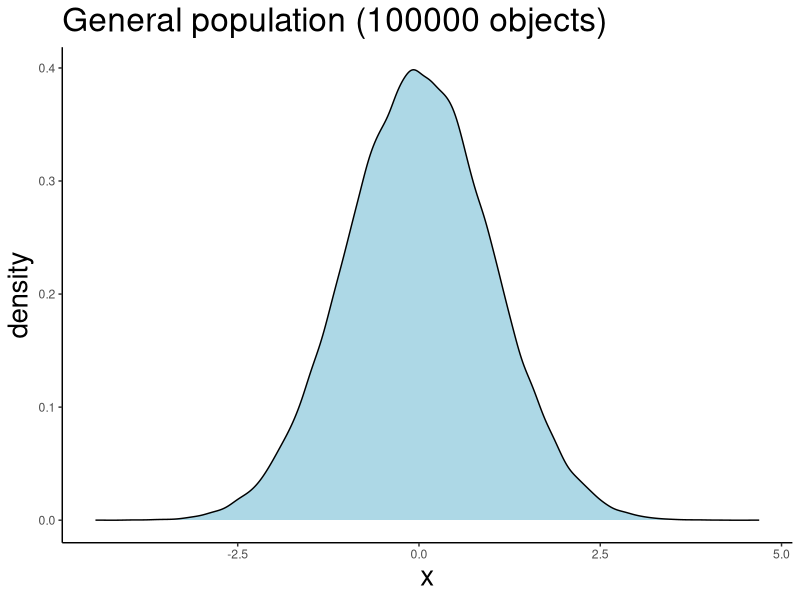
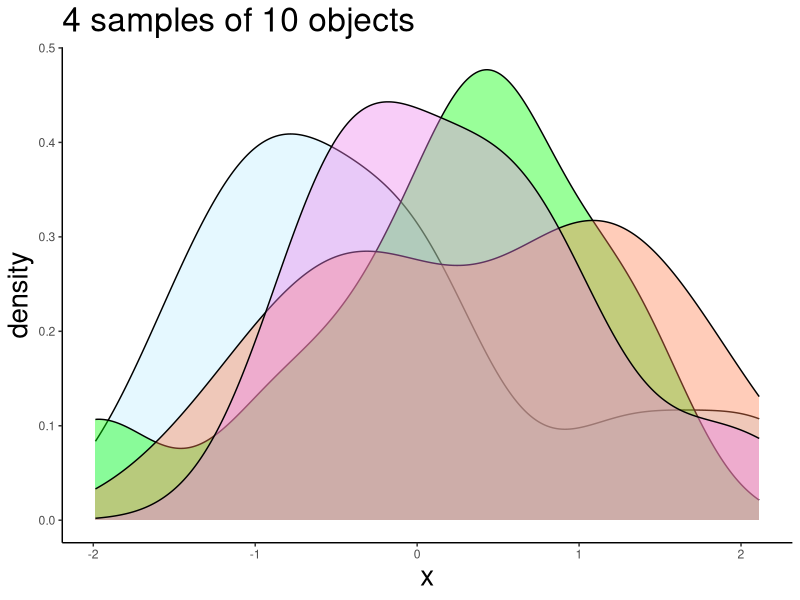
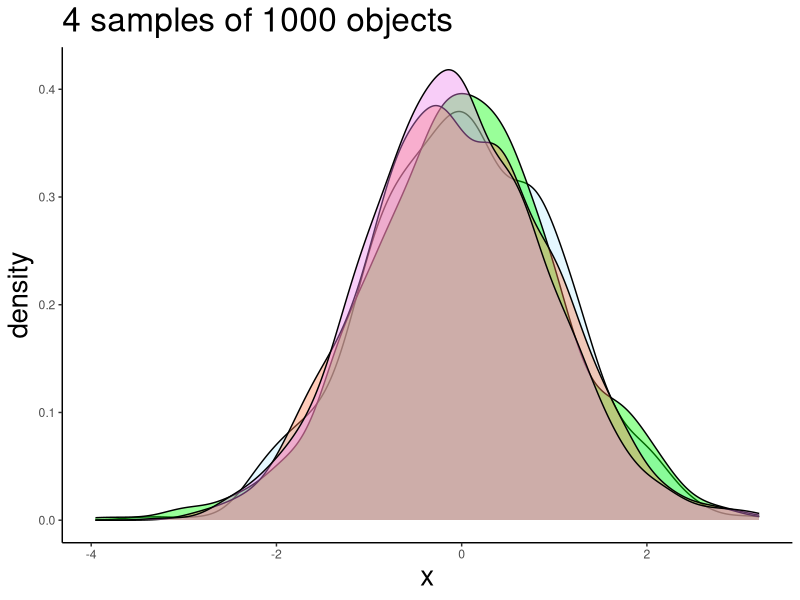
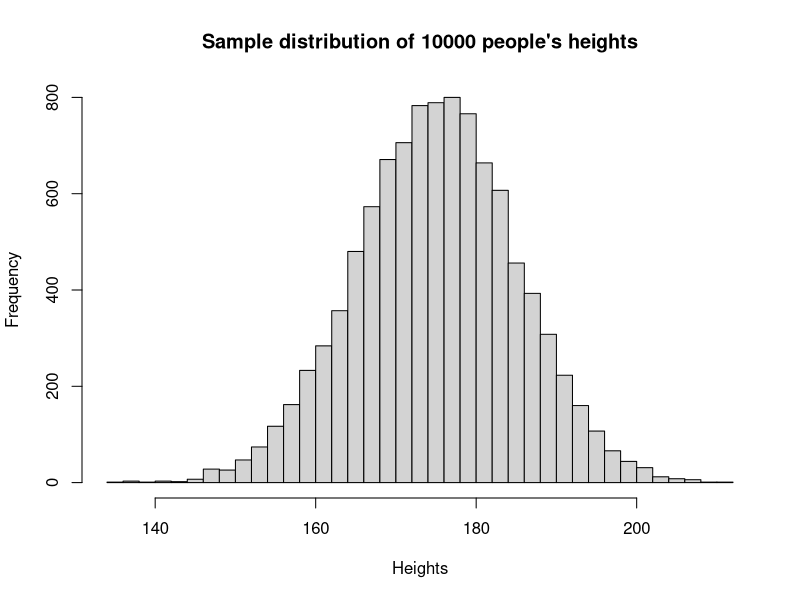
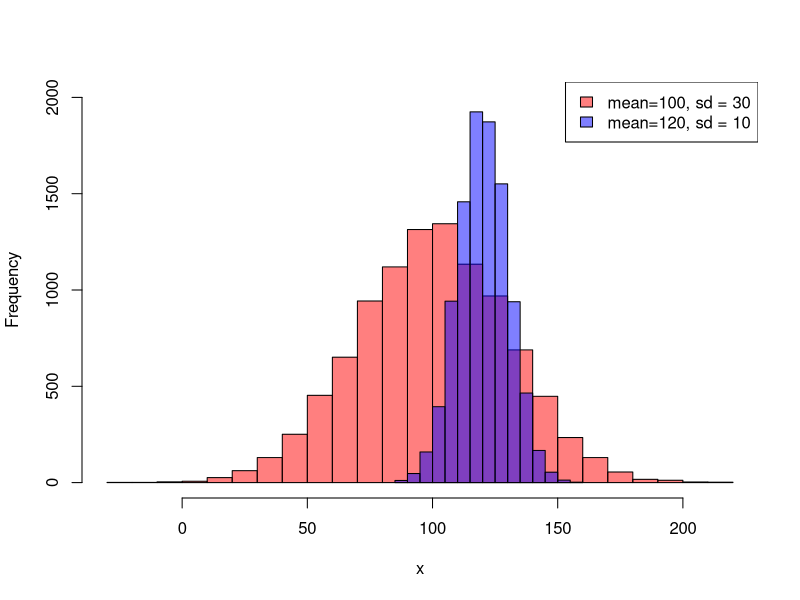
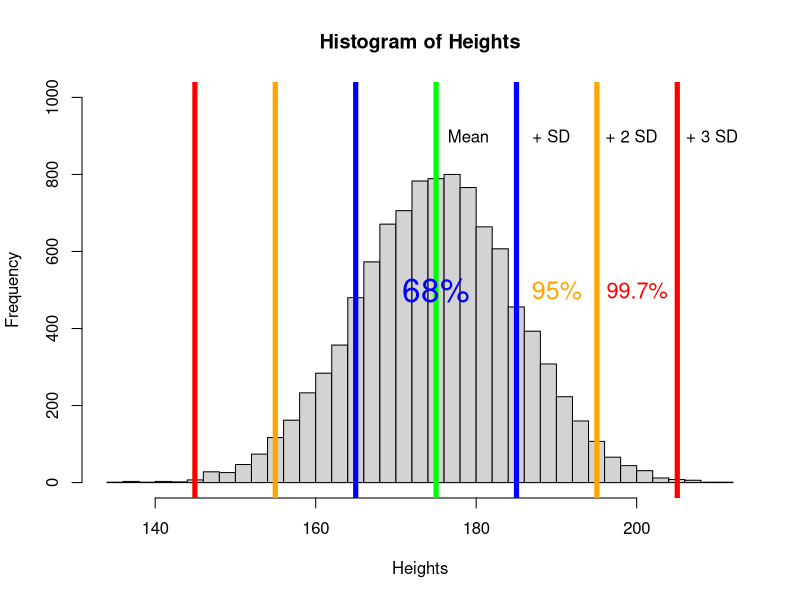
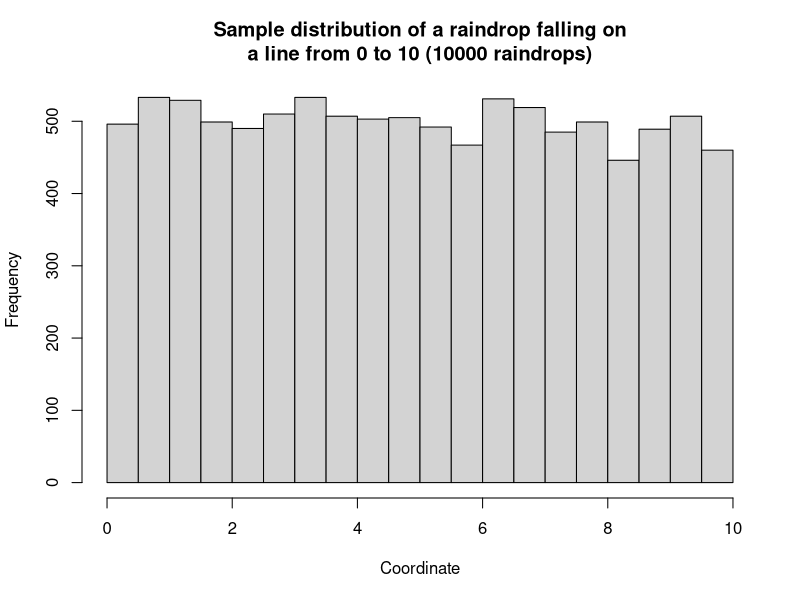
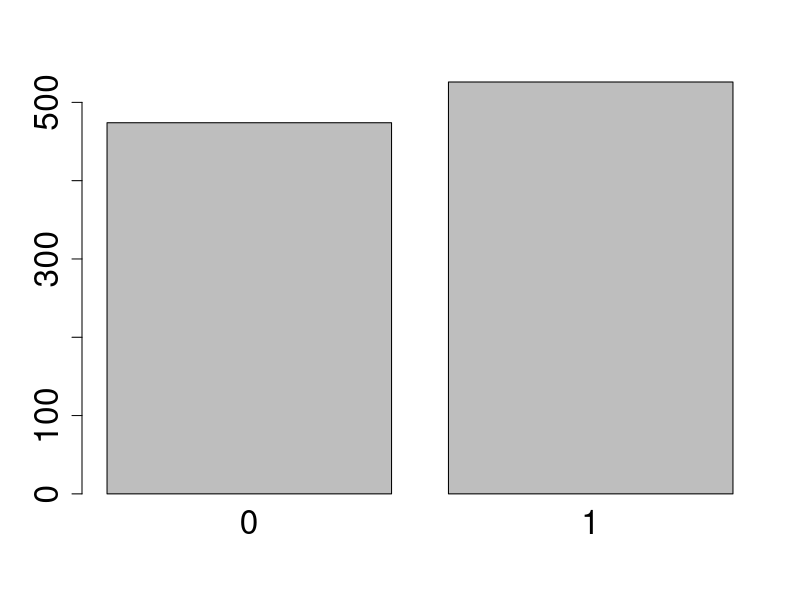

Generate these figures, in order, with R:
## ---- chunk 1
knitr::opts_chunk$set(echo = F, fig.width = 8, fig.height = 4)
library(dplyr)
library(ggplot2)
## ---- chunk 2
normgenpop = rnorm(100000) %>%  as.data.frame(nm = 'x')
normgenpop %>% ggplot(aes(x=x)) +
geom_density(col='black', fill="lightblue") +
theme_classic() + labs(title='General population (100000 objects)') +
    theme(title = element_text(size=20))

# normgenpop = rnorm(100000) 
# hist(normgenpop, br=50, xlab='X', main = 'General population')
## ---- chunk 3
ggplot() + 
  geom_density(data=sample_n(normgenpop, 10), fill='lightblue1',
                 aes(x=x), alpha=0.4) +
  geom_density(data=sample_n(normgenpop, 10),fill='green', 
                 aes(x=x), alpha=0.4) + 
  geom_density(data=sample_n(normgenpop, 10), fill='coral',
                 aes(x=x), alpha=0.4) + 
  geom_density(data=sample_n(normgenpop, 10), fill = 'violet',
                 aes(x=x), alpha=0.4) +
  theme_classic() + labs(title='4 samples of 10 objects') +
  theme(title = element_text(size=20))
## ---- chunk 4
ggplot() + 
  geom_density(data=sample_n(normgenpop, 1000), fill='lightblue1',
                 aes(x=x), alpha=0.4) +
  geom_density(data=sample_n(normgenpop, 1000),fill='green', 
                 aes(x=x), alpha=0.4) + 
  geom_density(data=sample_n(normgenpop, 1000), fill='coral',
                 aes(x=x), alpha=0.4) + 
  geom_density(data=sample_n(normgenpop, 1000), fill = 'violet',
                 aes(x=x), alpha=0.4) +
  theme_classic() + labs(title='4 samples of 1000 objects') +
  theme(title = element_text(size=20))
## ---- chunk 5
Heights = rnorm(10000, mean = 175, sd = 10)
hist(Heights, breaks = 30, freq = T,
     main = 'Sample distribution of 10000 people\'s heights' )
## ---- chunk 6
Heights_sd30 = rnorm(10000, mean = 100, sd = 30)
Heights_sd10 = rnorm(10000, mean = 120, sd = 10)

hist(Heights_sd30, breaks = 30, freq = T, 
     col = rgb(1, 0, 0, alpha = 0.5), ylim= c(0, 2000), 
     main='', xlab='x')
hist(Heights_sd10, breaks = 20, freq = T, 
     col = rgb(0, 0, 1, alpha = 0.5), add = TRUE)

legend("topright", legend = c("mean=100, sd = 30", "mean=120, sd = 10"), 
       fill = c(rgb(1, 0, 0, alpha = 0.5),
                rgb(0, 0, 1, alpha = 0.5)))
## ---- chunk 7
hist(Heights, breaks = 30, freq = T, ylim = c(0,1000))

abline(v=mean(Heights), col='green', lwd=5)
text(mean(Heights)+0.4*sd(Heights), 900, 'Mean', cex=1, )

abline(v=mean(Heights)+sd(Heights), col='blue', lwd=5)
abline(v=mean(Heights)-sd(Heights), col='blue', lwd=5)
text(mean(Heights), 500, '68%', cex=2, col = "blue")

text(mean(Heights)+1.4*sd(Heights), 900, ' + SD', cex=1)


abline(v=mean(Heights)+2*sd(Heights), col='orange', lwd=5)
abline(v=mean(Heights)-2*sd(Heights), col='orange', lwd=5)
text(mean(Heights)+1.5*sd(Heights), 500, '95%', 
     cex=1.5, col = "orange")

text(mean(Heights)+2.4*sd(Heights), 900, ' + 2 SD', cex=1)

abline(v=mean(Heights)+3*sd(Heights), col='red', lwd=5)
abline(v=mean(Heights)-3*sd(Heights), col='red', lwd=5)
text(mean(Heights)+2.5*sd(Heights), 500, '99.7%', 
     cex=1.3, col = "red")

text(mean(Heights)+3.4*sd(Heights), 900, ' + 3 SD', cex=1)

## ---- chunk 8
raindrops = runif(10000, min=0, max=10)

hist(raindrops, 
     breaks = 30, 
     freq = T,
     xlab = 'Coordinate',
     main = 'Sample distribution of a raindrop falling on\na line from 0 to 10 (10000 raindrops)')
# Probability of raindrop
## ---- chunk 9
coin_toss = rbinom(1000, size = 1, prob = 0.5)
barplot(table(coin_toss), cex.axis = 2, cex.names = 2)
## ---- chunk 10
coin_toss = rbinom(10000, size = 100, p=0.5)
hist(coin_toss, breaks = 30, freq = T,
     xlab = 'Number of heads received (k)', 
     ylab = "Number of experiments",
     main = 'Sample distribution of successes in 10000 experiments of 10x coin tosses')
## ---- chunk 11

coin_toss_100 = rbinom(10000, size = 100, p=0.5)
coin_toss_10 = rbinom(10000, size = 10, p=0.5)

coin_toss_left = rbinom(10000, size = 10, p=0.25)
coin_toss_right = rbinom(10000, size = 10, p=0.75)

par(mfrow=c(1,2))
hist(coin_toss_left, breaks = 10, freq = T, 
     xlab = 'Number of heads received (k)', 
     ylab = "Number of experiments",
     main = "", 
     xlim=c(0, 12), 
     ylim = c(0,3500),
     col = rgb(0, 0, 1, alpha = 0.5))

hist(coin_toss_right, breaks = 10, freq = T, 
     xlab = 'Number of heads received (k)', 
     ylab = "Number of experiments",
     main = "", add=T, 
     col = rgb(1, 0, 0, alpha = 0.5))


legend("topright", legend = c("p=0.75",
                              "p=0.25"), 
       fill = c(rgb(1, 0, 0, alpha = 0.5),
                rgb(0, 0, 1, alpha = 0.5)))

hist(coin_toss_100, breaks = 20, freq = T, 
     xlab = 'Number of heads received (k)', 
     ylab = "Number of experiments",
     main = "", 
     xlim=c(0, 100), 
     ylim = c(0,2500),
     col = rgb(1, 0, 0, alpha = 0.5))

hist(coin_toss_10, breaks = 10, freq = T, 
     add=T, 
     col = rgb(0, 0, 1, alpha = 0.5))

legend("topright", legend = c("n=10",
                              "n=100"), 
       fill = c(rgb(0, 0, 1, alpha = 0.5),
                rgb(1, 0, 0, alpha = 0.5)))
## ---- chunk 12
pois_rand = rpois(10000, 10)

hist(pois_rand, breaks = 30, freq = T, 
     xlab = 'Number of successes',
     main = 'Sample distribution of the number of \nlightning strikes per hour (10 expected, recorded 10000 h)',
     xlim = c(0, 30))
## ---- chunk 13
pois_rand = rpois(10000, 10)
pois_rand_2 = rpois(10000, 60)
pois_rand_3 = rpois(10000, 3)

hist(pois_rand, breaks = 30, freq = T, 
     xlab = 'Number of successes',
     # ylab = "Number of experiments", 
     ylim = c(0, 2800),
     xlim = c(0, 100),
     main = "",
     col = rgb(0, 0, 1, alpha = 0.5),
     )

hist(pois_rand_2, breaks = 30, freq = T,
     col = rgb(0, 1, 0, alpha = 0.5),
     add = T)

hist(pois_rand_3, breaks = 10, freq = T, 
     col = rgb(1, 0, 0, alpha = 0.5),
     add = T)


legend("topright", legend = c("lambda=3", 
                              "lambda=10",
                              "lambda=60"), 
       fill = c(rgb(1, 0, 0, alpha = 0.5),
                rgb(0, 0, 1, alpha = 0.5),
                rgb(0, 1, 0, alpha = 0.5)))
## ---- chunk 14
rnorm(n=5, mean=100, sd=10)
## ---- chunk 15
dnorm(x=100, mean=100, sd=10)
## ---- chunk 16
pnorm(q = 80, mean=100, sd=10) # prob to obtain any value less than 80
pnorm(q = c(70,80,90,110,120,130), mean=100, sd=10)
## ---- chunk 17
qnorm(p = c(0.003, 0.05, 0.16, 0.84, 0.95, 0.997), mean=100, sd=10)
## ---- chunk 18
mode_fun = function(x) x %>% table() %>% sort(decreasing = T) %>% head(1) %>% names() %>% as.numeric()
## ---- chunk 19
twomodes = c(rbinom(10000, 31, 0.4), rbinom(10000, 31, 0.7))

hist(twomodes, breaks=30, 
     main=NULL,
     xlab='X')
abline(v = 30*0.4, lwd=3, col='red')
abline(v = 31*0.7, lwd=3, col='red')
abline(v = mean(twomodes), lwd=3, col='blue')
abline(v = median(twomodes), lwd=3, col='green3')

legend("topright",
       col = c('red', 'blue', 'green3'), 
       legend = c('modes', 'mean', "median"), 
        lwd = 3, bty = "n")

## ---- chunk 20
expsmall = rexp(10000, 10)

hist(expsmall, breaks=30, 
     main=NULL,
     xlab='X')
abline(v = mode_fun(expsmall), lwd=3, col='red')
abline(v = mean(expsmall), lwd=3, col='blue')
abline(v = median(expsmall), lwd=3, col='green3')

legend("topright",
       col = c('red', 'blue', 'green3'), 
       legend = c('mode', 'mean', "median"), 
        lwd = 3, bty = "n")

## ---- chunk 21
normoutlier = c(rnorm(100), 50, 50, 50)

hist(normoutlier, breaks=60, 
     main=NULL,
     xlab='X')
# abline(v = 0, lwd=3, col='red')
abline(v = mean(normoutlier), lwd=3, col='blue')
abline(v = median(normoutlier), lwd=3, col='green3')

text(x=7, y=10, label='mea')

legend("topright",
       col = c(
         # 'red',
         'blue', 'green3'), 
       legend = c(
         # 'mode',
         'mean', "median"), 
        lwd = 3, bty = "n")
